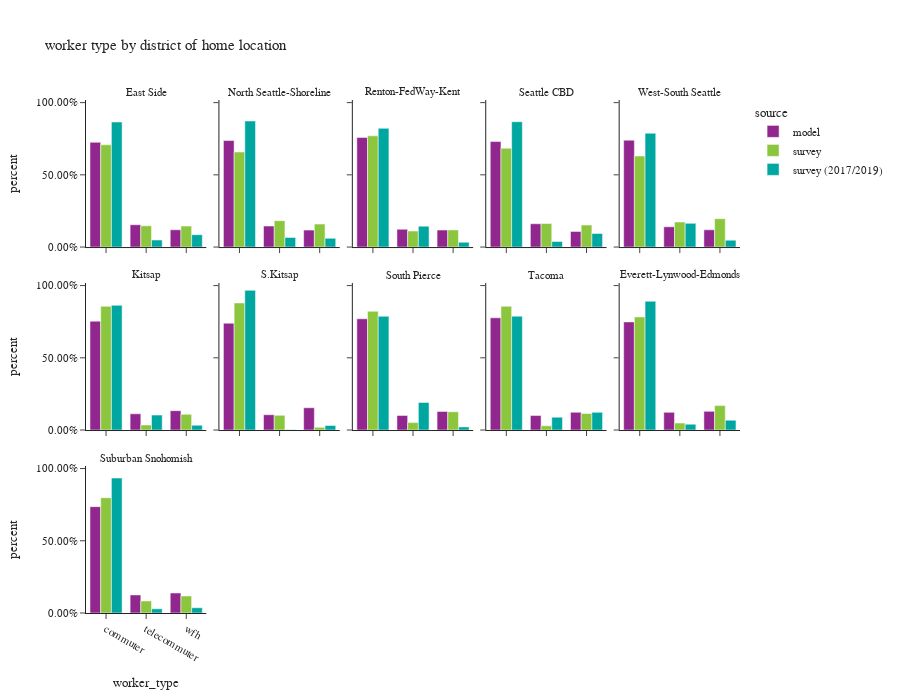

The notebook cell saved with this chart:
### Code cell
df_worker_count = workers.groupby(['source','CountyName_hh','district_name_hh','worker_type'])['pdexpfac']. \
    sum().reset_index()
df_worker_count['percent'] = df_worker_count.groupby(['source','CountyName_hh','district_name_hh'], group_keys=False)['pdexpfac']. \
    apply(lambda x: x / float(x.sum()))

df_worker_count_ct = workers.groupby(['source','CountyName_hh','district_name_hh','worker_type'])['pdexpfac'].count().reset_index(). \
    rename(columns={'pdexpfac':'sample count'})
df_worker_count = df_worker_count.merge(df_worker_count_ct, on=['source','CountyName_hh','district_name_hh','worker_type']). \
    rename(columns={'pdexpfac':'total count'})

fig = px.bar(df_worker_count.sort_values(by=['source','CountyName_hh','district_name_hh']), x='worker_type', y="percent",
             facet_col="district_name_hh",facet_col_wrap=5,color="source",
             barmode="group",hover_data=['sample count','total count'],
             title="worker type by district of home location")
fig.for_each_annotation(lambda a: a.update(text = a.text.split("=")[-1]))
fig.update_layout(height=700, width=900, font=dict(size=11))
fig.for_each_yaxis(lambda a: a.update(tickformat = ".2%"))
fig.update_xaxes(categoryorder='array', categoryarray= ['commuter','telecommuter','wfh'])
fig.show()

### Figure 1 — Plotly figure (JSON) as saved in the notebook; plotly's stock layout.template omitted (floating-point values rounded to 4 significant figures)
{"data": [{"alignmentgroup": "True", "customdata": [[280300.0, 280300.0], [59760.0, 59760.0], [46320.0, 46320.0]], "hovertemplate": "source=model<br>district_name_hh=East Side<br>worker_type=%{x}<br>percent=%{y}<br>sample count=%{customdata[0]}<br>total count=%{customdata[1]}<extra></extra>", "legendgroup": "model", "marker": {"color": "#91268F", "pattern": {"shape": ""}}, "name": "model", "offsetgroup": "model", "orientation": "v", "showlegend": true, "textposition": "auto", "type": "bar", "x": ["commuter", "telecommuter", "wfh"], "xaxis": "x11", "y": [0.7255, 0.1547, 0.1199], "yaxis": "y11"}, {"alignmentgroup": "True", "customdata": [[164800.0, 164800.0], [32490.0, 32490.0], [26210.0, 26210.0]], "hovertemplate": "source=model<br>district_name_hh=North Seattle-Shoreline<br>worker_type=%{x}<br>percent=%{y}<br>sample count=%{customdata[0]}<br>total count=%{customdata[1]}<extra></extra>", "legendgroup": "model", "marker": {"color": "#91268F", "pattern": {"shape": ""}}, "name": "model", "offsetgroup": "model", "orientation": "v", "showlegend": false, "textposition": "auto", "type": "bar", "x": ["commuter", "telecommuter", "wfh"], "xaxis": "x12", "y": [0.7374, 0.1454, 0.1173], "yaxis": "y12"}, {"alignmentgroup": "True", "customdata": [[258900.0, 258900.0], [42050.0, 42050.0], [40240.0, 40240.0]], "hovertemplate": "source=model<br>district_name_hh=Renton-FedWay-Kent<br>worker_type=%{x}<br>percent=%{y}<br>sample count=%{customdata[0]}<br>total count=%{customdata[1]}<extra></extra>", "legendgroup": "model", "marker": {"color": "#91268F", "pattern": {"shape": ""}}, "name": "model", "offsetgroup": "model", "orientation": "v", "showlegend": false, "textposition": "auto", "type": "bar", "x": ["commuter", "telecommuter", "wfh"], "xaxis": "x13", "y": [0.7588, 0.1232, 0.1179], "yaxis": "y13"}, {"alignmentgroup": "True", "customdata": [[120600.0, 120600.0], [26650.0, 26650.0], [17880.0, 17880.0]], "hovertemplate": "source=model<br>district_name_hh=Seattle CBD<br>worker_type=%{x}<br>percent=%{y}<br>sample count=%{customdata[0]}<br>total count=%{customdata[1]}<extra></extra>", "legendgroup": "model", "marker": {"color": "#91268F", "pattern": {"shape": ""}}, "name": "model", "offsetgroup": "model", "orientation": "v", "showlegend": false, "textposition": "auto", "type": "bar", "x": ["commuter", "telecommuter", "wfh"], "xaxis": "x14", "y": [0.7304, 0.1613, 0.1082], "yaxis": "y14"}, {"alignmentgroup": "True", "customdata": [[115900.0, 115900.0], [21970.0, 21970.0], [18720.0, 18720.0]], "hovertemplate": "source=model<br>district_name_hh=West-South Seattle<br>worker_type=%{x}<br>percent=%{y}<br>sample count=%{customdata[0]}<br>total count=%{customdata[1]}<extra></extra>", "legendgroup": "model", "marker": {"color": "#91268F", "pattern": {"shape": ""}}, "name": "model", "offsetgroup": "model", "orientation": "v", "showlegend": false, "textposition": "auto", "type": "bar", "x": ["commuter", "telecommuter", "wfh"], "xaxis": "x15", "y": [0.7401, 0.1403, 0.1195], "yaxis": "y15"}, {"alignmentgroup": "True", "customdata": [[92390.0, 92390.0], [13780.0, 13780.0], [16420.0, 16420.0]], "hovertemplate": "source=model<br>district_name_hh=Kitsap<br>worker_type=%{x}<br>percent=%{y}<br>sample count=%{customdata[0]}<br>total count=%{customdata[1]}<extra></extra>", "legendgroup": "model", "marker": {"color": "#91268F", "pattern": {"shape": ""}}, "name": "model", "offsetgroup": "model", "orientation": "v", "showlegend": false, "textposition": "auto", "type": "bar", "x": ["commuter", "telecommuter", "wfh"], "xaxis": "x6", "y": [0.7536, 0.1124, 0.134], "yaxis": "y6"}, {"alignmentgroup": "True", "customdata": [[24320.0, 24320.0], [3484.0, 3484.0], [5074.0, 5074.0]], "hovertemplate": "source=model<br>district_name_hh=S.Kitsap<br>worker_type=%{x}<br>percent=%{y}<br>sample count=%{customdata[0]}<br>total count=%{customdata[1]}<extra></extra>", "legendgroup": "model", "marker": {"color": "#91268F", "pattern": {"shape": ""}}, "name": "model", "offsetgroup": "model", "orientation": "v", "showlegend": false, "textposition": "auto", "type": "bar", "x": ["commuter", "telecommuter", "wfh"], "xaxis": "x7", "y": [0.7397, 0.106, 0.1543], "yaxis": "y7"}, {"alignmentgroup": "True", "customdata": [[217100.0, 217100.0], [28500.0, 28500.0], [36310.0, 36310.0]], "hovertemplate": "source=model<br>district_name_hh=South Pierce<br>worker_type=%{x}<br>percent=%{y}<br>sample count=%{customdata[0]}<br>total count=%{customdata[1]}<extra></extra>", "legendgroup": "model", "marker": {"color": "#91268F", "pattern": {"shape": ""}}, "name": "model", "offsetgroup": "model", "orientation": "v", "showlegend": false, "textposition": "auto", "type": "bar", "x": ["commuter", "telecommuter", "wfh"], "xaxis": "x8", "y": [0.7701, 0.1011, 0.1288], "yaxis": "y8"}, {"alignmentgroup": "True", "customdata": [[102600.0, 102600.0], [13240.0, 13240.0], [16230.0, 16230.0]], "hovertemplate": "source=model<br>district_name_hh=Tacoma<br>worker_type=%{x}<br>percent=%{y}<br>sample count=%{customdata[0]}<br>total count=%{customdata[1]}<extra></extra>", "legendgroup": "model", "marker": {"color": "#91268F", "pattern": {"shape": ""}}, "name": "model", "offsetgroup": "model", "orientation": "v", "showlegend": false, "textposition": "auto", "type": "bar", "x": ["commuter", "telecommuter", "wfh"], "xaxis": "x9", "y": [0.7769, 0.1003, 0.1229], "yaxis": "y9"}, {"alignmentgroup": "True", "customdata": [[124100.0, 124100.0], [20300.0, 20300.0], [21430.0, 21430.0]], "hovertemplate": "source=model<br>district_name_hh=Everett-Lynwood-Edmonds<br>worker_type=%{x}<br>percent=%{y}<br>sample count=%{customdata[0]}<br>total count=%{customdata[1]}<extra></extra>", "legendgroup": "model", "marker": {"color": "#91268F", "pattern": {"shape": ""}}, "name": "model", "offsetgroup": "model", "orientation": "v", "showlegend": false, "textposition": "auto", "type": "bar", "x": ["commuter", "telecommuter", "wfh"], "xaxis": "x10", "y": [0.7484, 0.1224, 0.1292], "yaxis": "y10"}, {"alignmentgroup": "True", "customdata": [[201000.0, 201000.0], [34140.0, 34140.0], [37810.0, 37810.0]], "hovertemplate": "source=model<br>district_name_hh=Suburban Snohomish<br>worker_type=%{x}<br>percent=%{y}<br>sample count=%{customdata[0]}<br>total count=%{customdata[1]}<extra></extra>", "legendgroup": "model", "marker": {"color": "#91268F", "pattern": {"shape": ""}}, "name": "model", "offsetgroup": "model", "orientation": "v", "showlegend": false, "textposition": "auto", "type": "bar", "x": ["commuter", "telecommuter", "wfh"], "xaxis": "x", "y": [0.7364, 0.1251, 0.1385], "yaxis": "y"}, {"alignmentgroup": "True", "customdata": [[409.0, 213800.0], [171.0, 44400.0], [176.0, 43810.0]], "hovertemplate": "source=survey<br>district_name_hh=East Side<br>worker_type=%{x}<br>percent=%{y}<br>sample count=%{customdata[0]}<br>total count=%{customdata[1]}<extra></extra>", "legendgroup": "survey", "marker": {"color": "#8CC63E", "pattern": {"shape": ""}}, "name": "survey", "offsetgroup": "survey", "orientation": "v", "showlegend": true, "textposition": "auto", "type": "bar", "x": ["commuter", "telecommuter", "wfh"], "xaxis": "x11", "y": [0.708, 0.147, 0.145], "yaxis": "y11"}, {"alignmentgroup": "True", "customdata": [[336.0, 90220.0], [142.0, 25070.0], [147.0, 21790.0]], "hovertemplate": "source=survey<br>district_name_hh=North Seattle-Shoreline<br>worker_type=%{x}<br>percent=%{y}<br>sample count=%{customdata[0]}<br>total count=%{customdata[1]}<extra></extra>", "legendgroup": "survey", "marker": {"color": "#8CC63E", "pattern": {"shape": ""}}, "name": "survey", "offsetgroup": "survey", "orientation": "v", "showlegend": false, "textposition": "auto", "type": "bar", "x": ["commuter", "telecommuter", "wfh"], "xaxis": "x12", "y": [0.6581, 0.1829, 0.159], "yaxis": "y12"}, {"alignmentgroup": "True", "customdata": [[114.0, 212900.0], [25.0, 30750.0], [39.0, 32860.0]], "hovertemplate": "source=survey<br>district_name_hh=Renton-FedWay-Kent<br>worker_type=%{x}<br>percent=%{y}<br>sample count=%{customdata[0]}<br>total count=%{customdata[1]}<extra></extra>", "legendgroup": "survey", "marker": {"color": "#8CC63E", "pattern": {"shape": ""}}, "name": "survey", "offsetgroup": "survey", "orientation": "v", "showlegend": false, "textposition": "auto", "type": "bar", "x": ["commuter", "telecommuter", "wfh"], "xaxis": "x13", "y": [0.7699, 0.1112, 0.1189], "yaxis": "y13"}, {"alignmentgroup": "True", "customdata": [[352.0, 57730.0], [156.0, 13740.0], [127.0, 12840.0]], "hovertemplate": "source=survey<br>district_name_hh=Seattle CBD<br>worker_type=%{x}<br>percent=%{y}<br>sample count=%{customdata[0]}<br>total count=%{customdata[1]}<extra></extra>", "legendgroup": "survey", "marker": {"color": "#8CC63E", "pattern": {"shape": ""}}, "name": "survey", "offsetgroup": "survey", "orientation": "v", "showlegend": false, "textposition": "auto", "type": "bar", "x": ["commuter", "telecommuter", "wfh"], "xaxis": "x14", "y": [0.6847, 0.163, 0.1523], "yaxis": "y14"}, {"alignmentgroup": "True", "customdata": [[174.0, 66510.0], [94.0, 18260.0], [78.0, 20740.0]], "hovertemplate": "source=survey<br>district_name_hh=West-South Seattle<br>worker_type=%{x}<br>percent=%{y}<br>sample count=%{customdata[0]}<br>total count=%{customdata[1]}<extra></extra>", "legendgroup": "survey", "marker": {"color": "#8CC63E", "pattern": {"shape": ""}}, "name": "survey", "offsetgroup": "survey", "orientation": "v", "showlegend": false, "textposition": "auto", "type": "bar", "x": ["commuter", "telecommuter", "wfh"], "xaxis": "x15", "y": [0.6303, 0.1731, 0.1966], "yaxis": "y15"}, {"alignmentgroup": "True", "customdata": [[112.0, 84920.0], [19.0, 3476.0], [43.0, 10780.0]], "hovertemplate": "source=survey<br>district_name_hh=Kitsap<br>worker_type=%{x}<br>percent=%{y}<br>sample count=%{customdata[0]}<br>total count=%{customdata[1]}<extra></extra>", "legendgroup": "survey", "marker": {"color": "#8CC63E", "pattern": {"shape": ""}}, "name": "survey", "offsetgroup": "survey", "orientation": "v", "showlegend": false, "textposition": "auto", "type": "bar", "x": ["commuter", "telecommuter", "wfh"], "xaxis": "x6", "y": [0.8562, 0.03504, 0.1087], "yaxis": "y6"}, {"alignmentgroup": "True", "customdata": [[11.0, 19540.0], [7.0, 2261.0], [3.0, 408.8]], "hovertemplate": "source=survey<br>district_name_hh=S.Kitsap<br>worker_type=%{x}<br>percent=%{y}<br>sample count=%{customdata[0]}<br>total count=%{customdata[1]}<extra></extra>", "legendgroup": "survey", "marker": {"color": "#8CC63E", "pattern": {"shape": ""}}, "name": "survey", "offsetgroup": "survey", "orientation": "v", "showlegend": false, "textposition": "auto", "type": "bar", "x": ["commuter", "telecommuter", "wfh"], "xaxis": "x7", "y": [0.8798, 0.1018, 0.01841], "yaxis": "y7"}, {"alignmentgroup": "True", "customdata": [[100.0, 143600.0], [16.0, 8965.0], [24.0, 22100.0]], "hovertemplate": "source=survey<br>district_name_hh=South Pierce<br>worker_type=%{x}<br>percent=%{y}<br>sample count=%{customdata[0]}<br>total count=%{customdata[1]}<extra></extra>", "legendgroup": "survey", "marker": {"color": "#8CC63E", "pattern": {"shape": ""}}, "name": "survey", "offsetgroup": "survey", "orientation": "v", "showlegend": false, "textposition": "auto", "type": "bar", "x": ["commuter", "telecommuter", "wfh"], "xaxis": "x8", "y": [0.8222, 0.05132, 0.1265], "yaxis": "y8"}, {"alignmentgroup": "True", "customdata": [[103.0, 89540.0], [21.0, 3031.0], [28.0, 11960.0]], "hovertemplate": "source=survey<br>district_name_hh=Tacoma<br>worker_type=%{x}<br>percent=%{y}<br>sample count=%{customdata[0]}<br>total count=%{customdata[1]}<extra></extra>", "legendgroup": "survey", "marker": {"color": "#8CC63E", "pattern": {"shape": ""}}, "name": "survey", "offsetgroup": "survey", "orientation": "v", "showlegend": false, "textposition": "auto", "type": "bar", "x": ["commuter", "telecommuter", "wfh"], "xaxis": "x9", "y": [0.8566, 0.029, 0.1144], "yaxis": "y9"}, {"alignmentgroup": "True", "customdata": [[94.0, 87130.0], [24.0, 5353.0], [35.0, 18820.0]], "hovertemplate": "source=survey<br>district_name_hh=Everett-Lynwood-Edmonds<br>worker_type=%{x}<br>percent=%{y}<br>sample count=%{customdata[0]}<br>total count=%{customdata[1]}<extra></extra>", "legendgroup": "survey", "marker": {"color": "#8CC63E", "pattern": {"shape": ""}}, "name": "survey", "offsetgroup": "survey", "orientation": "v", "showlegend": false, "textposition": "auto", "type": "bar", "x": ["commuter", "telecommuter", "wfh"], "xaxis": "x10", "y": [0.7828, 0.04809, 0.1691], "yaxis": "y10"}, {"alignmentgroup": "True", "customdata": [[141.0, 145000.0], [40.0, 15210.0], [50.0, 21450.0]], "hovertemplate": "source=survey<br>district_name_hh=Suburban Snohomish<br>worker_type=%{x}<br>percent=%{y}<br>sample count=%{customdata[0]}<br>total count=%{customdata[1]}<extra></extra>", "legendgroup": "survey", "marker": {"color": "#8CC63E", "pattern": {"shape": ""}}, "name": "survey", "offsetgroup": "survey", "orientation": "v", "showlegend": false, "textposition": "auto", "type": "bar", "x": ["commuter", "telecommuter", "wfh"], "xaxis": "x", "y": [0.7982, 0.08372, 0.1181], "yaxis": "y"}, {"alignmentgroup": "True", "customdata": [[805.0, 223700.0], [79.0, 12600.0], [76.0, 22140.0]], "hovertemplate": "source=survey (2017/2019)<br>district_name_hh=East Side<br>worker_type=%{x}<br>percent=%{y}<br>sample count=%{customdata[0]}<br>total count=%{customdata[1]}<extra></extra>", "legendgroup": "survey (2017/2019)", "marker": {"color": "#00A7A0", "pattern": {"shape": ""}}, "name": "survey (2017/2019)", "offsetgroup": "survey (2017/2019)", "orientation": "v", "showlegend": true, "textposition": "auto", "type": "bar", "x": ["commuter", "telecommuter", "wfh"], "xaxis": "x11", "y": [0.8656, 0.04877, 0.08567], "yaxis": "y11"}, {"alignmentgroup": "True", "customdata": [[1570.0, 164900.0], [89.0, 12620.0], [130.0, 11460.0]], "hovertemplate": "source=survey (2017/2019)<br>district_name_hh=North Seattle-Shoreline<br>worker_type=%{x}<br>percent=%{y}<br>sample count=%{customdata[0]}<br>total count=%{customdata[1]}<extra></extra>", "legendgroup": "survey (2017/2019)", "marker": {"color": "#00A7A0", "pattern": {"shape": ""}}, "name": "survey (2017/2019)", "offsetgroup": "survey (2017/2019)", "orientation": "v", "showlegend": false, "textposition": "auto", "type": "bar", "x": ["commuter", "telecommuter", "wfh"], "xaxis": "x12", "y": [0.8726, 0.06674, 0.06064], "yaxis": "y12"}, {"alignmentgroup": "True", "customdata": [[201.0, 221700.0], [24.0, 39070.0], [16.0, 8970.0]], "hovertemplate": "source=survey (2017/2019)<br>district_name_hh=Renton-FedWay-Kent<br>worker_type=%{x}<br>percent=%{y}<br>sample count=%{customdata[0]}<br>total count=%{customdata[1]}<extra></extra>", "legendgroup": "survey (2017/2019)", "marker": {"color": "#00A7A0", "pattern": {"shape": ""}}, "name": "survey (2017/2019)", "offsetgroup": "survey (2017/2019)", "orientation": "v", "showlegend": false, "textposition": "auto", "type": "bar", "x": ["commuter", "telecommuter", "wfh"], "xaxis": "x13", "y": [0.8219, 0.1448, 0.03325], "yaxis": "y13"}, {"alignmentgroup": "True", "customdata": [[1549.0, 82930.0], [124.0, 3673.0], [154.0, 8982.0]], "hovertemplate": "source=survey (2017/2019)<br>district_name_hh=Seattle CBD<br>worker_type=%{x}<br>percent=%{y}<br>sample count=%{customdata[0]}<br>total count=%{customdata[1]}<extra></extra>", "legendgroup": "survey (2017/2019)", "marker": {"color": "#00A7A0", "pattern": {"shape": ""}}, "name": "survey (2017/2019)", "offsetgroup": "survey (2017/2019)", "orientation": "v", "showlegend": false, "textposition": "auto", "type": "bar", "x": ["commuter", "telecommuter", "wfh"], "xaxis": "x14", "y": [0.8676, 0.03843, 0.09396], "yaxis": "y14"}, {"alignmentgroup": "True", "customdata": [[830.0, 81990.0], [69.0, 17070.0], [95.0, 4956.0]], "hovertemplate": "source=survey (2017/2019)<br>district_name_hh=West-South Seattle<br>worker_type=%{x}<br>percent=%{y}<br>sample count=%{customdata[0]}<br>total count=%{customdata[1]}<extra></extra>", "legendgroup": "survey (2017/2019)", "marker": {"color": "#00A7A0", "pattern": {"shape": ""}}, "name": "survey (2017/2019)", "offsetgroup": "survey (2017/2019)", "orientation": "v", "showlegend": false, "textposition": "auto", "type": "bar", "x": ["commuter", "telecommuter", "wfh"], "xaxis": "x15", "y": [0.7882, 0.1641, 0.04765], "yaxis": "y15"}, {"alignmentgroup": "True", "customdata": [[157.0, 86080.0], [17.0, 10320.0], [25.0, 3319.0]], "hovertemplate": "source=survey (2017/2019)<br>district_name_hh=Kitsap<br>worker_type=%{x}<br>percent=%{y}<br>sample count=%{customdata[0]}<br>total count=%{customdata[1]}<extra></extra>", "legendgroup": "survey (2017/2019)", "marker": {"color": "#00A7A0", "pattern": {"shape": ""}}, "name": "survey (2017/2019)", "offsetgroup": "survey (2017/2019)", "orientation": "v", "showlegend": false, "textposition": "auto", "type": "bar", "x": ["commuter", "telecommuter", "wfh"], "xaxis": "x6", "y": [0.8632, 0.1035, 0.03328], "yaxis": "y6"}, {"alignmentgroup": "True", "customdata": [[49.0, 43460.0], [1.0, 62.98], [8.0, 1412.0]], "hovertemplate": "source=survey (2017/2019)<br>district_name_hh=S.Kitsap<br>worker_type=%{x}<br>percent=%{y}<br>sample count=%{customdata[0]}<br>total count=%{customdata[1]}<extra></extra>", "legendgroup": "survey (2017/2019)", "marker": {"color": "#00A7A0", "pattern": {"shape": ""}}, "name": "survey (2017/2019)", "offsetgroup": "survey (2017/2019)", "orientation": "v", "showlegend": false, "textposition": "auto", "type": "bar", "x": ["commuter", "telecommuter", "wfh"], "xaxis": "x7", "y": [0.9672, 0.001402, 0.03141], "yaxis": "y7"}, {"alignmentgroup": "True", "customdata": [[240.0, 125700.0], [30.0, 30490.0], [18.0, 3462.0]], "hovertemplate": "source=survey (2017/2019)<br>district_name_hh=South Pierce<br>worker_type=%{x}<br>percent=%{y}<br>sample count=%{customdata[0]}<br>total count=%{customdata[1]}<extra></extra>", "legendgroup": "survey (2017/2019)", "marker": {"color": "#00A7A0", "pattern": {"shape": ""}}, "name": "survey (2017/2019)", "offsetgroup": "survey (2017/2019)", "orientation": "v", "showlegend": false, "textposition": "auto", "type": "bar", "x": ["commuter", "telecommuter", "wfh"], "xaxis": "x8", "y": [0.7874, 0.191, 0.02168], "yaxis": "y8"}, {"alignmentgroup": "True", "customdata": [[182.0, 77220.0], [18.0, 8749.0], [17.0, 11980.0]], "hovertemplate": "source=survey (2017/2019)<br>district_name_hh=Tacoma<br>worker_type=%{x}<br>percent=%{y}<br>sample count=%{customdata[0]}<br>total count=%{customdata[1]}<extra></extra>", "legendgroup": "survey (2017/2019)", "marker": {"color": "#00A7A0", "pattern": {"shape": ""}}, "name": "survey (2017/2019)", "offsetgroup": "survey (2017/2019)", "orientation": "v", "showlegend": false, "textposition": "auto", "type": "bar", "x": ["commuter", "telecommuter", "wfh"], "xaxis": "x9", "y": [0.7884, 0.08932, 0.1223], "yaxis": "y9"}, {"alignmentgroup": "True", "customdata": [[189.0, 117800.0], [19.0, 5306.0], [14.0, 9005.0]], "hovertemplate": "source=survey (2017/2019)<br>district_name_hh=Everett-Lynwood-Edmonds<br>worker_type=%{x}<br>percent=%{y}<br>sample count=%{customdata[0]}<br>total count=%{customdata[1]}<extra></extra>", "legendgroup": "survey (2017/2019)", "marker": {"color": "#00A7A0", "pattern": {"shape": ""}}, "name": "survey (2017/2019)", "offsetgroup": "survey (2017/2019)", "orientation": "v", "showlegend": false, "textposition": "auto", "type": "bar", "x": ["commuter", "telecommuter", "wfh"], "xaxis": "x10", "y": [0.8917, 0.04015, 0.06814], "yaxis": "y10"}, {"alignmentgroup": "True", "customdata": [[203.0, 165700.0], [13.0, 5172.0], [15.0, 6450.0]], "hovertemplate": "source=survey (2017/2019)<br>district_name_hh=Suburban Snohomish<br>worker_type=%{x}<br>percent=%{y}<br>sample count=%{customdata[0]}<br>total count=%{customdata[1]}<extra></extra>", "legendgroup": "survey (2017/2019)", "marker": {"color": "#00A7A0", "pattern": {"shape": ""}}, "name": "survey (2017/2019)", "offsetgroup": "survey (2017/2019)", "orientation": "v", "showlegend": false, "textposition": "auto", "type": "bar", "x": ["commuter", "telecommuter", "wfh"], "xaxis": "x", "y": [0.9344, 0.02917, 0.03638], "yaxis": "y"}], "layout": {"annotations": [{"font": {}, "showarrow": false, "text": "Suburban Snohomish", "x": 0.092, "xanchor": "center", "xref": "paper", "y": 0.2867, "yanchor": "bottom", "yref": "paper"}, {"font": {}, "showarrow": false, "text": "Kitsap", "x": 0.092, "xanchor": "center", "xref": "paper", "y": 0.6433, "yanchor": "bottom", "yref": "paper"}, {"font": {}, "showarrow": false, "text": "S.Kitsap", "x": 0.296, "xanchor": "center", "xref": "paper", "y": 0.6433, "yanchor": "bottom", "yref": "paper"}, {"font": {}, "showarrow": false, "text": "South Pierce", "x": 0.5, "xanchor": "center", "xref": "paper", "y": 0.6433, "yanchor": "bottom", "yref": "paper"}, {"font": {}, "showarrow": false, "text": "Tacoma", "x": 0.704, "xanchor": "center", "xref": "paper", "y": 0.6433, "yanchor": "bottom", "yref": "paper"}, {"font": {}, "showarrow": false, "text": "Everett-Lynwood-Edmonds", "x": 0.908, "xanchor": "center", "xref": "paper", "y": 0.6433, "yanchor": "bottom", "yref": "paper"}, {"font": {}, "showarrow": false, "text": "East Side", "x": 0.092, "xanchor": "center", "xref": "paper", "y": 1.0, "yanchor": "bottom", "yref": "paper"}, {"font": {}, "showarrow": false, "text": "North Seattle-Shoreline", "x": 0.296, "xanchor": "center", "xref": "paper", "y": 1.0, "yanchor": "bottom", "yref": "paper"}, {"font": {}, "showarrow": false, "text": "Renton-FedWay-Kent", "x": 0.5, "xanchor": "center", "xref": "paper", "y": 1.0, "yanchor": "bottom", "yref": "paper"}, {"font": {}, "showarrow": false, "text": "Seattle CBD", "x": 0.704, "xanchor": "center", "xref": "paper", "y": 1.0, "yanchor": "bottom", "yref": "paper"}, {"font": {}, "showarrow": false, "text": "West-South Seattle", "x": 0.908, "xanchor": "center", "xref": "paper", "y": 1.0, "yanchor": "bottom", "yref": "paper"}], "barmode": "group", "font": {"size": 11}, "height": 700, "legend": {"title": {"text": "source"}, "tracegroupgap": 0}, "title": {"text": "worker type by district of home location"}, "width": 900, "xaxis": {"anchor": "y", "categoryarray": ["commuter", "telecommuter", "wfh"], "categoryorder": "array", "domain": [0.0, 0.184], "title": {"text": "worker_type"}}, "xaxis10": {"anchor": "y10", "categoryarray": ["commuter", "telecommuter", "wfh"], "categoryorder": "array", "domain": [0.816, 1.0], "matches": "x", "showticklabels": false}, "xaxis11": {"anchor": "y11", "categoryarray": ["commuter", "telecommuter", "wfh"], "categoryorder": "array", "domain": [0.0, 0.184], "matches": "x", "showticklabels": false}, "xaxis12": {"anchor": "y12", "categoryarray": ["commuter", "telecommuter", "wfh"], "categoryorder": "array", "domain": [0.204, 0.388], "matches": "x", "showticklabels": false}, "xaxis13": {"anchor": "y13", "categoryarray": ["commuter", "telecommuter", "wfh"], "categoryorder": "array", "domain": [0.408, 0.592], "matches": "x", "showticklabels": false}, "xaxis14": {"anchor": "y14", "categoryarray": ["commuter", "telecommuter", "wfh"], "categoryorder": "array", "domain": [0.612, 0.796], "matches": "x", "showticklabels": false}, "xaxis15": {"anchor": "y15", "categoryarray": ["commuter", "telecommuter", "wfh"], "categoryorder": "array", "domain": [0.816, 1.0], "matches": "x", "showticklabels": false}, "xaxis2": {"anchor": "y2", "categoryarray": ["commuter", "telecommuter", "wfh"], "categoryorder": "array", "domain": [0.204, 0.388], "matches": "x", "title": {"text": "worker_type"}}, "xaxis3": {"anchor": "y3", "categoryarray": ["commuter", "telecommuter", "wfh"], "categoryorder": "array", "domain": [0.408, 0.592], "matches": "x", "title": {"text": "worker_type"}}, "xaxis4": {"anchor": "y4", "categoryarray": ["commuter", "telecommuter", "wfh"], "categoryorder": "array", "domain": [0.612, 0.796], "matches": "x", "title": {"text": "worker_type"}}, "xaxis5": {"anchor": "y5", "categoryarray": ["commuter", "telecommuter", "wfh"], "categoryorder": "array", "domain": [0.816, 1.0], "matches": "x", "title": {"text": "worker_type"}}, "xaxis6": {"anchor": "y6", "categoryarray": ["commuter", "telecommuter", "wfh"], "categoryorder": "array", "domain": [0.0, 0.184], "matches": "x", "showticklabels": false}, "xaxis7": {"anchor": "y7", "categoryarray": ["commuter", "telecommuter", "wfh"], "categoryorder": "array", "domain": [0.204, 0.388], "matches": "x", "showticklabels": false}, "xaxis8": {"anchor": "y8", "categoryarray": ["commuter", "telecommuter", "wfh"], "categoryorder": "array", "domain": [0.408, 0.592], "matches": "x", "showticklabels": false}, "xaxis9": {"anchor": "y9", "categoryarray": ["commuter", "telecommuter", "wfh"], "categoryorder": "array", "domain": [0.612, 0.796], "matches": "x", "showticklabels": false}, "yaxis": {"anchor": "x", "domain": [0.0, 0.2867], "tickformat": ".2%", "title": {"text": "percent"}}, "yaxis10": {"anchor": "x10", "domain": [0.3567, 0.6433], "matches": "y", "showticklabels": false, "tickformat": ".2%"}, "yaxis11": {"anchor": "x11", "domain": [0.7133, 1.0], "matches": "y", "tickformat": ".2%", "title": {"text": "percent"}}, "yaxis12": {"anchor": "x12", "domain": [0.7133, 1.0], "matches": "y", "showticklabels": false, "tickformat": ".2%"}, "yaxis13": {"anchor": "x13", "domain": [0.7133, 1.0], "matches": "y", "showticklabels": false, "tickformat": ".2%"}, "yaxis14": {"anchor": "x14", "domain": [0.7133, 1.0], "matches": "y", "showticklabels": false, "tickformat": ".2%"}, "yaxis15": {"anchor": "x15", "domain": [0.7133, 1.0], "matches": "y", "showticklabels": false, "tickformat": ".2%"}, "yaxis2": {"anchor": "x2", "domain": [0.0, 0.2867], "matches": "y", "showticklabels": false, "tickformat": ".2%"}, "yaxis3": {"anchor": "x3", "domain": [0.0, 0.2867], "matches": "y", "showticklabels": false, "tickformat": ".2%"}, "yaxis4": {"anchor": "x4", "domain": [0.0, 0.2867], "matches": "y", "showticklabels": false, "tickformat": ".2%"}, "yaxis5": {"anchor": "x5", "domain": [0.0, 0.2867], "matches": "y", "showticklabels": false, "tickformat": ".2%"}, "yaxis6": {"anchor": "x6", "domain": [0.3567, 0.6433], "matches": "y", "tickformat": ".2%", "title": {"text": "percent"}}, "yaxis7": {"anchor": "x7", "domain": [0.3567, 0.6433], "matches": "y", "showticklabels": false, "tickformat": ".2%"}, "yaxis8": {"anchor": "x8", "domain": [0.3567, 0.6433], "matches": "y", "showticklabels": false, "tickformat": ".2%"}, "yaxis9": {"anchor": "x9", "domain": [0.3567, 0.6433], "matches": "y", "showticklabels": false, "tickformat": ".2%"}}}
